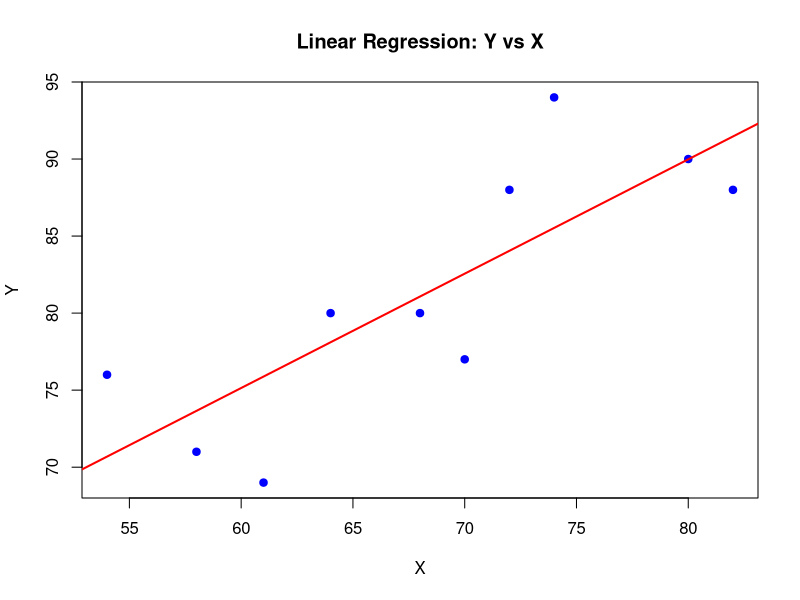

Recreate this plot in R.
# vectors
x <- c(70, 74, 72, 68, 58, 54, 82, 64, 80, 61)
y <- c(77, 94, 88, 80, 71, 76, 88, 80, 90, 69)
# Fit the linear regression model
Model1 <- lm(y ~ x)
summary(Model1)
# plot
plot(x, y, main="Linear Regression: Y vs X", xlab="X", ylab="Y", pch=19, col="blue")
abline(Model1, col="red", lwd=2) # fits the regression line
